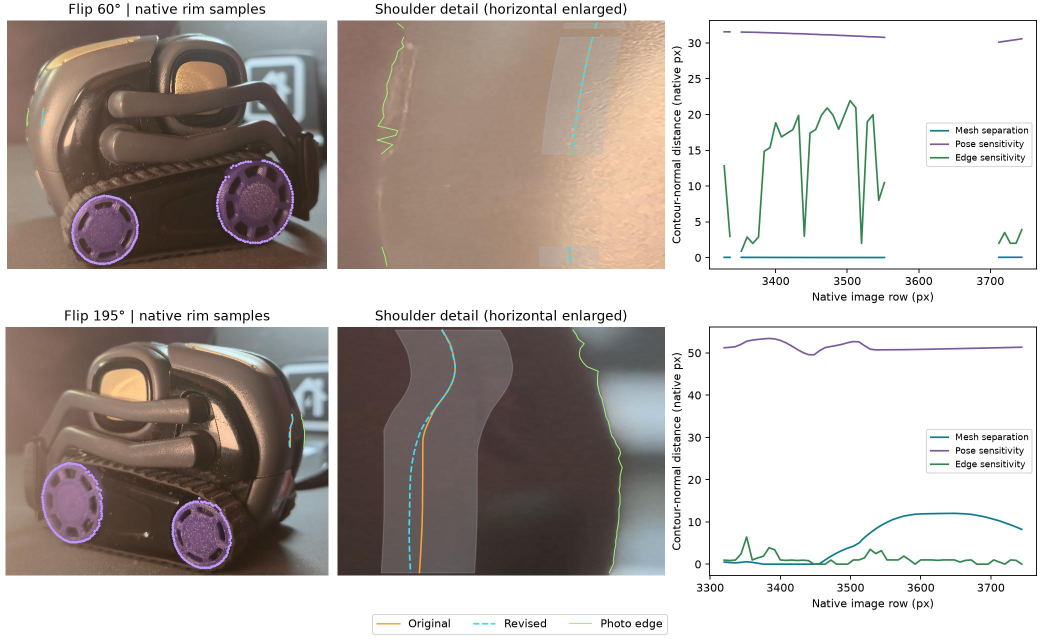
#> input picture evidence/shoulder-photo-check/flip/flip-shoulders-broad.jpg, 2080 x 1280 px, given in place of ring105-main.jpg, which was not available (shown at 1/2 size)
$ python fitflip.py flip-shoulders-broad.jpg
#> lines starting #> are read from the running program, lines starting #| are printed output that depends on the picture
#> further down, im is the input picture: shape (1280, 2080, 3); mean B, G, R 174.9, 179.1, 187.2
from pathlib import Path
import sys,json
import numpy as np
import cv2 as cv
from scipy.ndimage import map_coordinates,gaussian_filter1d
from scipy.spatial.transform import Rotation
from scipy.optimize import least_squares
import os
reference=Path(os.environ.get('CAP_SCALE_DIR', Path(__file__).resolve().parents[2]/'orbit-cap-scale'))
sys.path.insert(0,str(reference))
from fit import fit,FOCAL,CENTER,residual
raw=Path(os.environ.get('FLIP_ARCHIVE',Path.home()/'Pictures/Vector/unit 3-20261119-three-camera'))
seeds={105:[(575,539,26,56,.12),(440,606,32,52,.16)],180:[(222,545,22,60,-.05),(331,612,26,54,-.1)]}
def edges(im,seed):
#> called with seed = (575, 539, 26, 56, 0.12)
    x,y,w,h,s=seed
    theta=np.arange(0,2*np.pi,2*np.pi/96); vec=np.array([w*np.cos(theta)-h*np.sin(-s)*np.sin(theta),h*np.sin(theta)])
    # Tip of each semi-axis follows the inclined face (right at top for positive s).
    vec[0]=w*np.cos(theta)-s*h*np.sin(theta)
    paths=8*(np.array([x,y])[None,:]+vec.T)
    norm=np.array([np.cos(theta)/w,np.sin(theta)/h+s*np.cos(theta)/w]).T;norm/=np.linalg.norm(norm,axis=1)[:,None]
    ds=np.arange(-50,51)
    b,g,r=cv.split(im);ls=cv.GaussianBlur(b.astype(np.float32)-g.astype(np.float32),(0,0),3)
#> after `b, g, r = cv.split(im)`:
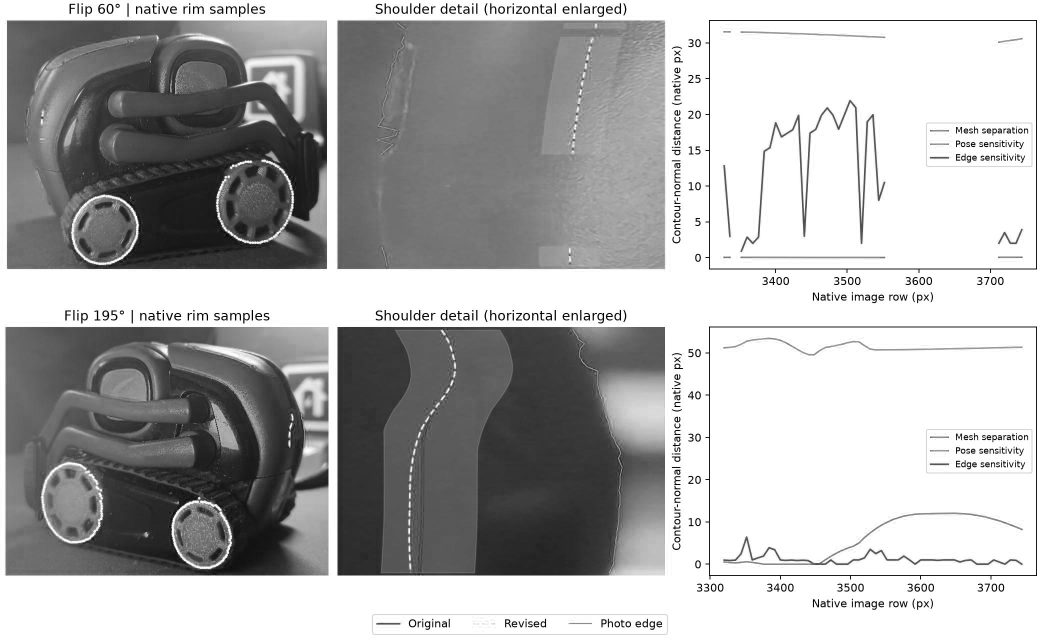
#> b: shape (1280, 2080) (shown at 1/2 size); min 0, max 255, mean 174.9
#> after `b, g, r = cv.split(im)`:
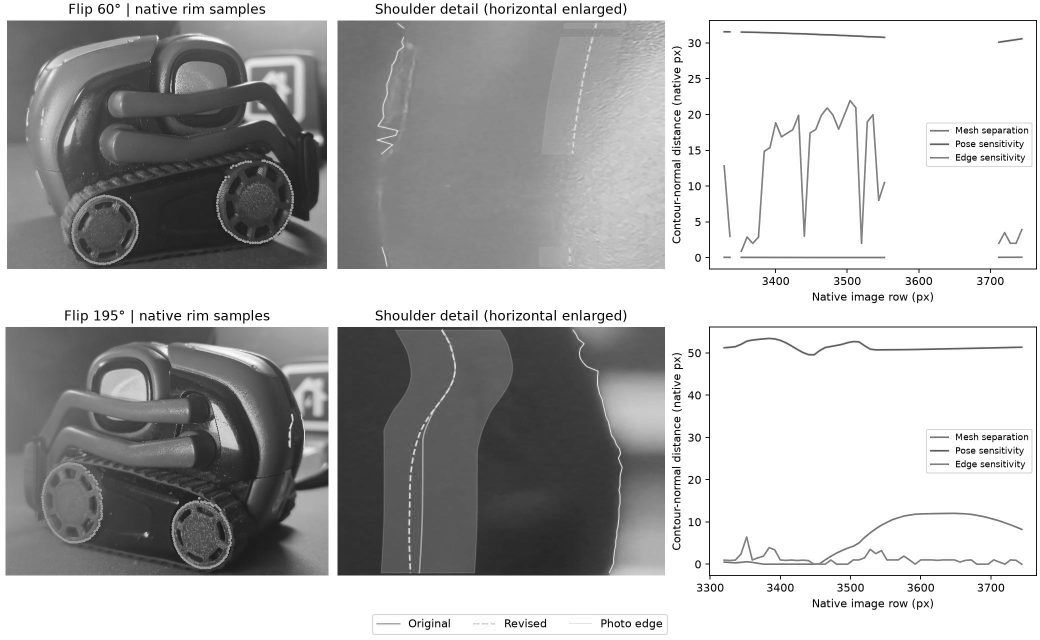
#> g: shape (1280, 2080) (shown at 1/2 size); min 0, max 255, mean 179.1
#> after `b, g, r = cv.split(im)`:
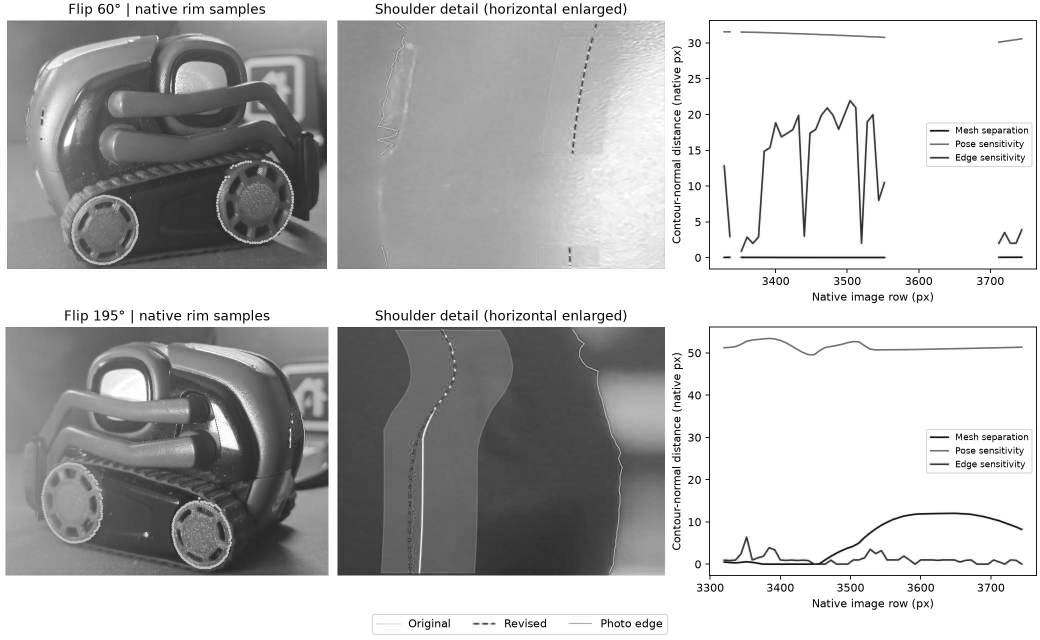
#> r: shape (1280, 2080) (shown at 1/2 size); min 0, max 255, mean 187.2
#> after `ls = cv.GaussianBlur(b.astype(np.float32) - g.astype(np.float32), (0, `:
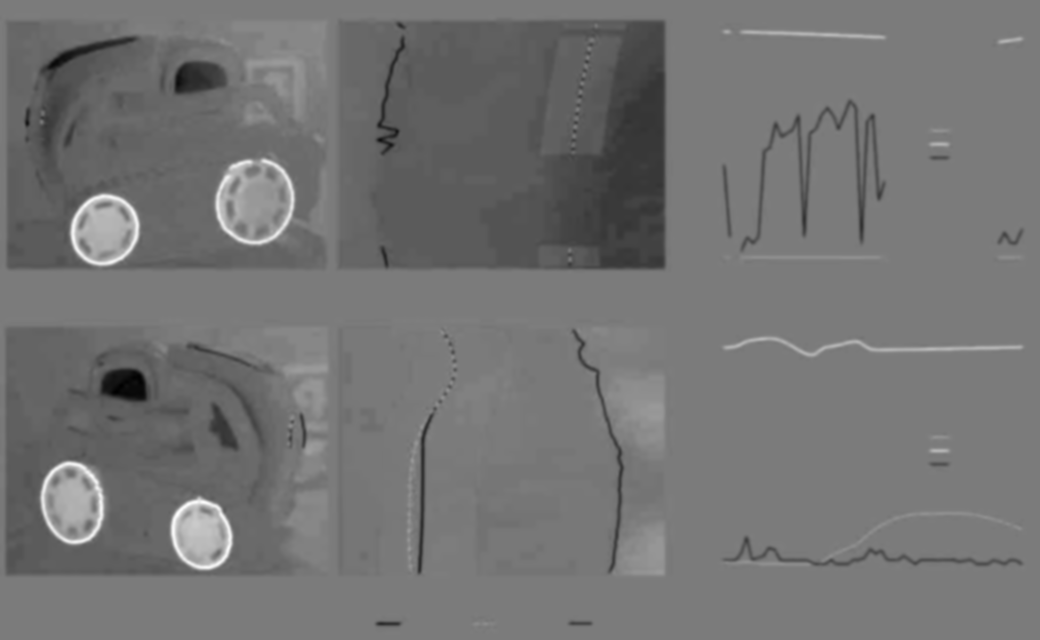
#> ls: shape (1280, 2080) float32 (shown at 1/2 size); min -64.36, max 68.11, mean -4.2; drawn with min black and max white
    for k in range(3):
        samp=map_coordinates(ls,(paths[:,None,:]+ds[None,:,None]*norm[:,None,:]).transpose(2,0,1)[::-1],order=1)
        strength=-np.gradient(samp,axis=1);n=np.argmax(strength,axis=1)
        good=(strength[np.arange(96),n]>.12)&(abs(ds[n])<47)
        found=(paths+ds[n,None]*norm)
        e=cv.fitEllipseAMS(np.float32(found[good]));ell=ellpoly(e)
        # Rejection by angular-sector continuity, distance from consensus fitted ellipse
        delta=np.linalg.norm(ell[:,None,:]-found[None,:,:],axis=2).min(0)
        good&=delta<16
        if good.sum()<45:raise RuntimeError((seed,good.sum()))
        e=cv.fitEllipseAMS(np.float32(found[good]));ell=ellpoly(e)
        if k<2:paths=ell[np.linalg.norm(ell[:,None,:]-paths[None,:,:],axis=2).argmin(0)]
    return found[good],e
def ellpoly(e):
    ctr,wh,ang=e; t=np.arange(720)*np.pi/360;rr=np.deg2rad(ang)
    return np.column_stack([np.cos(t),np.sin(t)])*(np.array(wh)/2)@np.array([[np.cos(rr),np.sin(rr)],[-np.sin(rr),np.cos(rr)]])+ctr
def world(p,sgn):
    side=-1 if sgn in (105,60) else 1
    d=np.array([-48,0,-3.75])/np.hypot(48,3.75);up=np.array([d[2],0,-d[0]])
    for su in [-1,1]:
        A=np.array([d,up*su,np.cross(d,up*su)])
        R=Rotation.from_rotvec(p[:3]).as_matrix()@A; t=p[3:6]-R@np.array([0,side*27.85,14.5]);eye=-R.T@t
        if eye[2]>15 and eye[1]*side>0:return R,t,eye
    raise RuntimeError('no upright solution')
def proj(pts,R,t,f=FOCAL):
    q=pts@R.T+t
    return q[...,:2]/q[...,2,None]*f+CENTER
if __name__=='__main__':
    broad = '--broad' in sys.argv
    archived = json.loads((reference/'edges.json').read_text()) if broad else {}
    for n in ([60,195] if broad else seeds):
        if broad:
            pts=[np.array(e) for e in archived[str(n)]['edges']]
        else:
#> (the run stopped early here; a loop or call above may not have finished)
